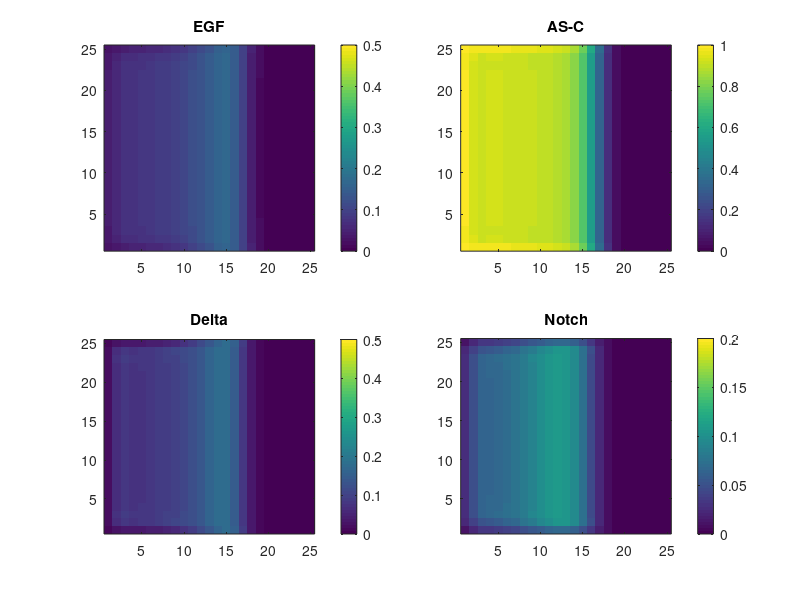

Here is the MATLAB script that generated this plot:
Tmax=200;Xmax=25;
dt=0.1;dx=1;dx2=dx*dx;
de=1;ke=1;ae=1;ea=10;kn=1;dn=0.25;dc=0.25;kd=1;ad=1;
E=zeros(Xmax,Xmax,Tmax);En=zeros(Xmax,Xmax);    %Enは2次元行列
N=zeros(Xmax,Xmax,Tmax);D=zeros(Xmax,Xmax,Tmax);
A=zeros(Xmax,Xmax,Tmax);A(:,1,1)=0.5;
Etemp=zeros(Xmax,Xmax);Eright=Etemp;Eleft=Etemp;Eup=Etemp;Edown=Etemp;
for T=1:Tmax-1
    Etemp=E(:,:,T);     %9~14行目でEの反応拡散の計算
    Eright(:,Xmax)=Etemp(:,Xmax);Eright(:,1:Xmax-1)=Etemp(:,2:Xmax);
    Eleft(:,1)=Etemp(:,1);Eleft(:,2:Xmax)=Etemp(:,1:Xmax-1);
    Eup(Xmax,:)=Etemp(Xmax,:);Eup(1:Xmax-1,:)=Etemp(2:Xmax,:);
    Edown(1,:)=Etemp(1,:);Edown(2:Xmax,:)=Etemp(1:Xmax-1,:);
    E(:,:,T+1)=dt*(de*(Eright+Eleft+Eup+Edown-4*Etemp)/dx2-ke*E(:,:,T)+ae*A(:,:,T).*(1-A(:,:,T)))+E(:,:,T);   
    for X=2: Xmax-1     %15~31行目でNの側方抑制の計算
        for Y=2:Xmax-1  %15~19行目でX=2:24, Y=2:24の領域の計算
            N(Y,X,T+1)= N(Y,X,T) + dt*( dn*( D(Y,X+1,T)+D(Y,X-1,T)+D(Y+1,X,T)+D(Y-1,X,T)) -dc*D(Y,X,T) -kn*N(Y,X,T) );                     
        end
    end
    for X=2: Xmax-1     %20~23行目で上下端の計算    
        N(1,X,T+1)= N(1,X,T) + dt*( dn*( D(1,X+1,T)+D(1,X-1,T)+D(2,X,T)) -dc*D(1,X,T) -kn*N(1,X,T));%Y=1の計算
        N(Xmax,X,T+1)= N(Xmax,X,T) + dt*( dn*( D(Xmax,X+1,T)+D(Xmax,X-1,T)+D(Xmax-1,X,T)) -dc*D(Xmax,X,T) -kn*N(Xmax,X,T) );%Y=25の計算         
    end
    for Y=2: Xmax-1     %24~27行目で左右端の計算
        N(Y,1,T+1)= N(Y,1,T) + dt*( dn*( D(Y+1,1,T)+D(Y-1,1,T)+D(Y,2,T)) -dc*D(Y,1,T) -kn*N(Y,1,T) );%X=1の計算
        N(Y,Xmax,T+1)= N(Y,Xmax,T) + dt*( dn*( D(Y+1,Xmax,T)+D(Y-1,Xmax,T)+D(Y,Xmax-1,T)) -dc*D(Y,Xmax,T) -kn*N(Y,Xmax,T) );%X=25の計算          
    end       
    N(1,1,T+1)= N(1,1,T) + dt*( dn*( D(1,2,T)+D(2,1,T)) -dc*D(1,1,T) -kn*N(1,1,T));     %X=1, Y=1の計算
    N(Xmax,1,T+1)= N(Xmax,1,T) + dt*( dn*( D(Xmax,2,T)+D(Xmax-1,1,T)) -dc*D(Xmax,1,T) -kn*N(Xmax,1,T) );%X=25, Y=1の計算       
    N(1,Xmax,T+1)= N(1,Xmax,T) + dt*( dn*( D(2,Xmax,T)+D(1,Xmax-1,T)) -dc*D(1,Xmax,T) -kn*N(1,Xmax,T) );%X=1, Y=25の計算
    N(Xmax,Xmax,T+1)= N(Xmax,Xmax,T) + dt*( dn*( D(Xmax,Xmax-1,T)+D(Xmax-1,Xmax,T)) -dc*D(Xmax,Xmax,T) -kn*N(Xmax,Xmax,T) );%X=25, Y=25の計算       
    D(:,:,T+1)=dt*(-kd*D(:,:,T)+ad*A(:,:,T).*(1-A(:,:,T)))+D(:,:,T);    %Dの時間変化
    En=E(:,:,T)-N(:,:,T);En=En.*(En>0);     %En=max{E-N,0} の計算
    A(:,:,T+1)=dt*(ea*(1-A(:,:,T)).*En)+A(:,:,T);       %Aの時間変化の計算
end
figure('Position',[0 100 1000 600]);    %ウィンドウのサイズと位置は適宜調節する
for T=1:10:100      %ここは適当に変えて下さい
    subplot(2,2,1);imagesc(E(:,:,T),[0 0.5]);set(gca,'YDir','normal');title('EGF');colorbar;
    subplot(2,2,2);imagesc(A(:,:,T),[0 1]);set(gca,'YDir','normal');title('AS-C');colorbar;
    subplot(2,2,3);imagesc(D(:,:,T),[0 0.5]);set(gca,'YDir','normal');title('Delta');colorbar;
    subplot(2,2,4);imagesc(N(:,:,T),[0 0.2]);set(gca,'YDir','normal');title('Notch');colorbar;
    pause(0.001);
end
